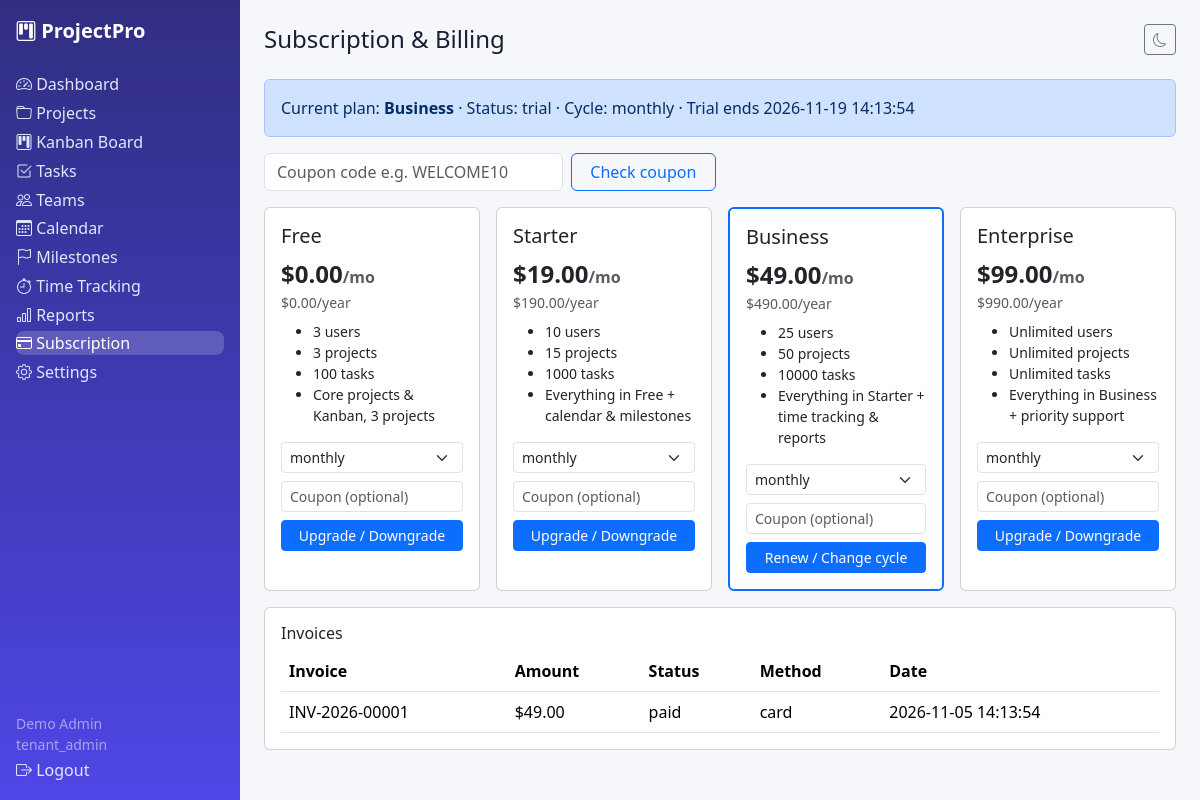
/subscription.php (signed in), run on the app's committed database.
### tables this page shows
CREATE TABLE subscriptions (id INT UNSIGNED AUTO_INCREMENT PRIMARY KEY, tenant_id INT UNSIGNED NOT NULL, plan_id INT UNSIGNED NOT NULL, status ENUM('trial','active','past_due','cancelled','expired') NOT NULL DEFAULT 'trial', billing_cycle ENUM('monthly','yearly') NOT NULL DEFAULT 'monthly', starts_at DATETIME NULL, ends_at DATETIME NULL, trial_ends_at DATETIME NULL, created_at DATETIME NOT NULL DEFAULT CURRENT_TIMESTAMP, INDEX idx_sub_tenant(tenant_id), CONSTRAINT fk_sub_tenant FOREIGN KEY(tenant_id) REFERENCES tenants(id) ON DELETE CASCADE, CONSTRAINT fk_sub_plan FOREIGN KEY(plan_id) REFERENCES plans(id));

CREATE TABLE plans (id INT UNSIGNED AUTO_INCREMENT PRIMARY KEY, name VARCHAR(80) NOT NULL, slug VARCHAR(80) NOT NULL UNIQUE, price_monthly DECIMAL(10,2) NOT NULL DEFAULT 0, price_yearly DECIMAL(10,2) NOT NULL DEFAULT 0, max_users INT NOT NULL DEFAULT 3, max_projects INT NOT NULL DEFAULT 3, max_tasks INT NOT NULL DEFAULT 100, features TEXT NULL, is_active TINYINT(1) NOT NULL DEFAULT 1, created_at DATETIME NOT NULL DEFAULT CURRENT_TIMESTAMP);

CREATE TABLE invoices (id INT UNSIGNED AUTO_INCREMENT PRIMARY KEY, tenant_id INT UNSIGNED NOT NULL, payment_id INT UNSIGNED NULL, invoice_number VARCHAR(40) NOT NULL UNIQUE, amount DECIMAL(12,2) NOT NULL, status ENUM('draft','paid','overdue','cancelled') NOT NULL DEFAULT 'draft', issued_at DATETIME NULL, created_at DATETIME NOT NULL DEFAULT CURRENT_TIMESTAMP, INDEX idx_inv_tenant(tenant_id), CONSTRAINT fk_inv_tenant FOREIGN KEY(tenant_id) REFERENCES tenants(id) ON DELETE CASCADE, CONSTRAINT fk_inv_pay FOREIGN KEY(payment_id) REFERENCES payments(id) ON DELETE SET NULL);

CREATE TABLE payments (id INT UNSIGNED AUTO_INCREMENT PRIMARY KEY, tenant_id INT UNSIGNED NOT NULL, subscription_id INT UNSIGNED NULL, amount DECIMAL(12,2) NOT NULL, status ENUM('pending','paid','failed','refunded') NOT NULL DEFAULT 'pending', method VARCHAR(40) NULL, transaction_ref VARCHAR(120) NULL, paid_at DATETIME NULL, created_at DATETIME NOT NULL DEFAULT CURRENT_TIMESTAMP, INDEX idx_pay_tenant(tenant_id), CONSTRAINT fk_pay_tenant FOREIGN KEY(tenant_id) REFERENCES tenants(id) ON DELETE CASCADE, CONSTRAINT fk_pay_sub FOREIGN KEY(subscription_id) REFERENCES subscriptions(id) ON DELETE SET NULL);

### includes/functions.php (called while the page is built, shortened)
<?php
function e(?string $v): string { return htmlspecialchars($v ?? '', ENT_QUOTES, 'UTF-8'); }
function money($n): string { return '$' . number_format((float)$n, 2); }

### subscription.php (the view, shortened to what this page needs)
<?php  $pdo=db(); $tid=require_tenant();
$s=$pdo->prepare('SELECT s.*,p.name plan_name,p.price_monthly,p.price_yearly FROM subscriptions s JOIN plans p ON p.id=s.plan_id WHERE s.tenant_id=? ORDER BY s.id DESC LIMIT 1'); $s->execute([$tid]); $current=$s->fetch();
$plans=$pdo->query('SELECT * FROM plans WHERE is_active=1 ORDER BY price_monthly')->fetchAll();
$s=$pdo->prepare('SELECT i.*,p.method FROM invoices i LEFT JOIN payments p ON p.id=i.payment_id WHERE i.tenant_id=? ORDER BY i.id DESC'); $s->execute([$tid]); $invoices=$s->fetchAll();
include __DIR__ . '/includes/header.php'; ?>
<?php if($current): ?><div class="alert alert-primary">Current plan: <strong><?= e($current['plan_name']) ?></strong> · Status: <?= e($current['status']) ?> · Cycle: <?= e($current['billing_cycle']) ?><?php if($current['trial_ends_at']): ?> · Trial ends <?= e($current['trial_ends_at']) ?><?php endif; ?></div><?php endif; ?>
<form class="row g-2 mb-3" method="get"><div class="col-md-4"><input class="form-control" name="coupon" placeholder="Coupon code e.g. WELCOME10"></div><div class="col-md-2"><button class="btn btn-outline-primary w-100">Check coupon</button></div></form>
<div class="row g-3"><?php foreach($plans as $p): ?><div class="col-md-3"><div class="card p-3 h-100 <?= ($current['plan_id']??0)==$p['id']?'border-primary border-2':'' ?>"><h5><?= e($p['name']) ?></h5><div class="fs-4 fw-bold"><?= money($p['price_monthly']) ?><small class="fs-6 text-muted">/mo</small></div><div class="text-muted small"><?= money($p['price_yearly']) ?>/year</div>
<ul class="small mt-2"><li><?= $p['max_users']>=999?'Unlimited':$p['max_users'] ?> users</li><li><?= $p['max_projects']>=999?'Unlimited':$p['max_projects'] ?> projects</li><li><?= $p['max_tasks']>=99999?'Unlimited':$p['max_tasks'] ?> tasks</li><li><?= e($p['features']??'') ?></li></ul>
<form method="post"><?= csrf_field() ?><input type="hidden" name="plan_id" value="<?= $p['id'] ?>"><select class="form-select form-select-sm mb-2" name="cycle"><option>monthly</option><option>yearly</option></select><input class="form-control form-control-sm mb-2" name="coupon" placeholder="Coupon (optional)"><button class="btn btn-primary w-100 btn-sm"><?= ($current['plan_id']??0)==$p['id']?'Renew / Change cycle':'Upgrade / Downgrade' ?></button></form></div></div><?php endforeach; ?></div>
<div class="card p-3 mt-3"><h6>Invoices</h6><table class="table mb-0"><tr><th>Invoice</th><th>Amount</th><th>Status</th><th>Method</th><th>Date</th></tr><?php foreach($invoices as $i): ?><tr><td><?= e($i['invoice_number']) ?></td><td><?= money($i['amount']) ?></td><td><?= e($i['status']) ?></td><td><?= e($i['method']??'') ?></td><td><?= e($i['issued_at']) ?></td></tr><?php endforeach; ?></table></div>
<?php include __DIR__ . '/includes/footer.php'; ?>

### assets/css/style.css (style rules this page uses)
:root { --brand:#4f46e5;--bg:#f6f7fb;--card:#fff;--text:#172033 }
body { background:var(--bg);color:var(--text);font-family:system-ui,-apple-system,"Segoe UI",Roboto,sans-serif }

### data on the page
subscriptions: plan.name "Business", status "trial", billing_cycle "monthly", trial_ends_at "2026-11-19 14:13:54"
plans: name "Free", price_monthly "$0.00", price_yearly "$0.00", max_users "3", max_projects "3", max_tasks "100", features "Core projects & Kanban, 3 projects", shows "Upgrade / Downgrade"
plans: name "Starter", price_monthly "$19.00", price_yearly "$190.00", max_users "10", max_projects "15", max_tasks "1000", features "Everything in Free + calendar & milestones", shows "Upgrade / Downgrade"
plans: name "Business", price_monthly "$49.00", price_yearly "$490.00", max_users "25", max_projects "50", max_tasks "10000", features "Everything in Starter + time tracking & reports", shows "Renew / Change cycle"
plans: name "Enterprise", price_monthly "$99.00", price_yearly "$990.00", max_users "Unlimited", max_projects "Unlimited", max_tasks "Unlimited", features "Everything in Business + priority support", shows "Upgrade / Downgrade"
invoices: invoice_number "INV-2026-00001", amount "$49.00", status "paid", payment.method "card", issued_at "2026-11-05 14:13:54"

### other printed values
$l "Dashboard"
$l "Projects"
$l "Kanban Board"
$l "Tasks"
$l "Teams"
$l "Calendar"
$l "Milestones"
$l "Time Tracking"
$l "Reports"
$l "Subscription"
$l "Settings"
current_user()['name'] "Demo Admin"
current_user()['role'] "tenant_admin"
$pageTitle "Subscription & Billing"
